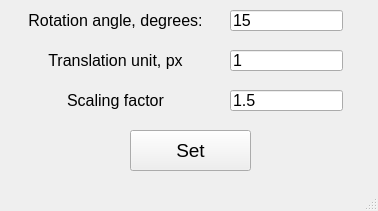
<?xml version="1.0" encoding="UTF-8"?>
<ui version="4.0">
 <class>preferencesEditor</class>
 <widget class="QMainWindow" name="preferencesEditor">
  <property name="geometry">
   <rect>
    <x>0</x>
    <y>0</y>
    <width>378</width>
    <height>211</height>
   </rect>
  </property>
  <property name="windowTitle">
   <string>MainWindow</string>
  </property>
  <widget class="QWidget" name="centralwidget">
   <widget class="QLabel" name="label">
    <property name="geometry">
     <rect>
      <x>10</x>
      <y>10</y>
      <width>211</width>
      <height>21</height>
     </rect>
    </property>
    <property name="font">
     <font>
      <pointsize>12</pointsize>
     </font>
    </property>
    <property name="text">
     <string>Rotation angle, degrees:</string>
    </property>
    <property name="alignment">
     <set>Qt::AlignCenter</set>
    </property>
   </widget>
   <widget class="QLineEdit" name="lineEdit">
    <property name="geometry">
     <rect>
      <x>230</x>
      <y>10</y>
      <width>113</width>
      <height>21</height>
     </rect>
    </property>
    <property name="font">
     <font>
      <pointsize>12</pointsize>
     </font>
    </property>
    <property name="text">
     <string>15</string>
    </property>
   </widget>
   <widget class="QLineEdit" name="lineEdit_2">
    <property name="geometry">
     <rect>
      <x>230</x>
      <y>50</y>
      <width>113</width>
      <height>21</height>
     </rect>
    </property>
    <property name="font">
     <font>
      <pointsize>12</pointsize>
     </font>
    </property>
    <property name="text">
     <string>1</string>
    </property>
   </widget>
   <widget class="QLabel" name="label_2">
    <property name="geometry">
     <rect>
      <x>10</x>
      <y>50</y>
      <width>211</width>
      <height>21</height>
     </rect>
    </property>
    <property name="font">
     <font>
      <pointsize>12</pointsize>
     </font>
    </property>
    <property name="text">
     <string>Translation unit, px</string>
    </property>
    <property name="alignment">
     <set>Qt::AlignCenter</set>
    </property>
   </widget>
   <widget class="QLineEdit" name="lineEdit_3">
    <property name="geometry">
     <rect>
      <x>230</x>
      <y>90</y>
      <width>113</width>
      <height>21</height>
     </rect>
    </property>
    <property name="font">
     <font>
      <pointsize>12</pointsize>
     </font>
    </property>
    <property name="text">
     <string>1.5</string>
    </property>
   </widget>
   <widget class="QLabel" name="label_3">
    <property name="geometry">
     <rect>
      <x>10</x>
      <y>90</y>
      <width>211</width>
      <height>21</height>
     </rect>
    </property>
    <property name="font">
     <font>
      <pointsize>12</pointsize>
     </font>
    </property>
    <property name="text">
     <string>Scaling factor</string>
    </property>
    <property name="alignment">
     <set>Qt::AlignCenter</set>
    </property>
   </widget>
   <widget class="QPushButton" name="pushButton">
    <property name="geometry">
     <rect>
      <x>130</x>
      <y>130</y>
      <width>121</width>
      <height>41</height>
     </rect>
    </property>
    <property name="font">
     <font>
      <pointsize>14</pointsize>
     </font>
    </property>
    <property name="text">
     <string>Set</string>
    </property>
   </widget>
  </widget>
  <widget class="QMenuBar" name="menubar">
   <property name="geometry">
    <rect>
     <x>0</x>
     <y>0</y>
     <width>378</width>
     <height>21</height>
    </rect>
   </property>
  </widget>
  <widget class="QStatusBar" name="statusbar"/>
 </widget>
 <resources/>
 <connections/>
</ui>
